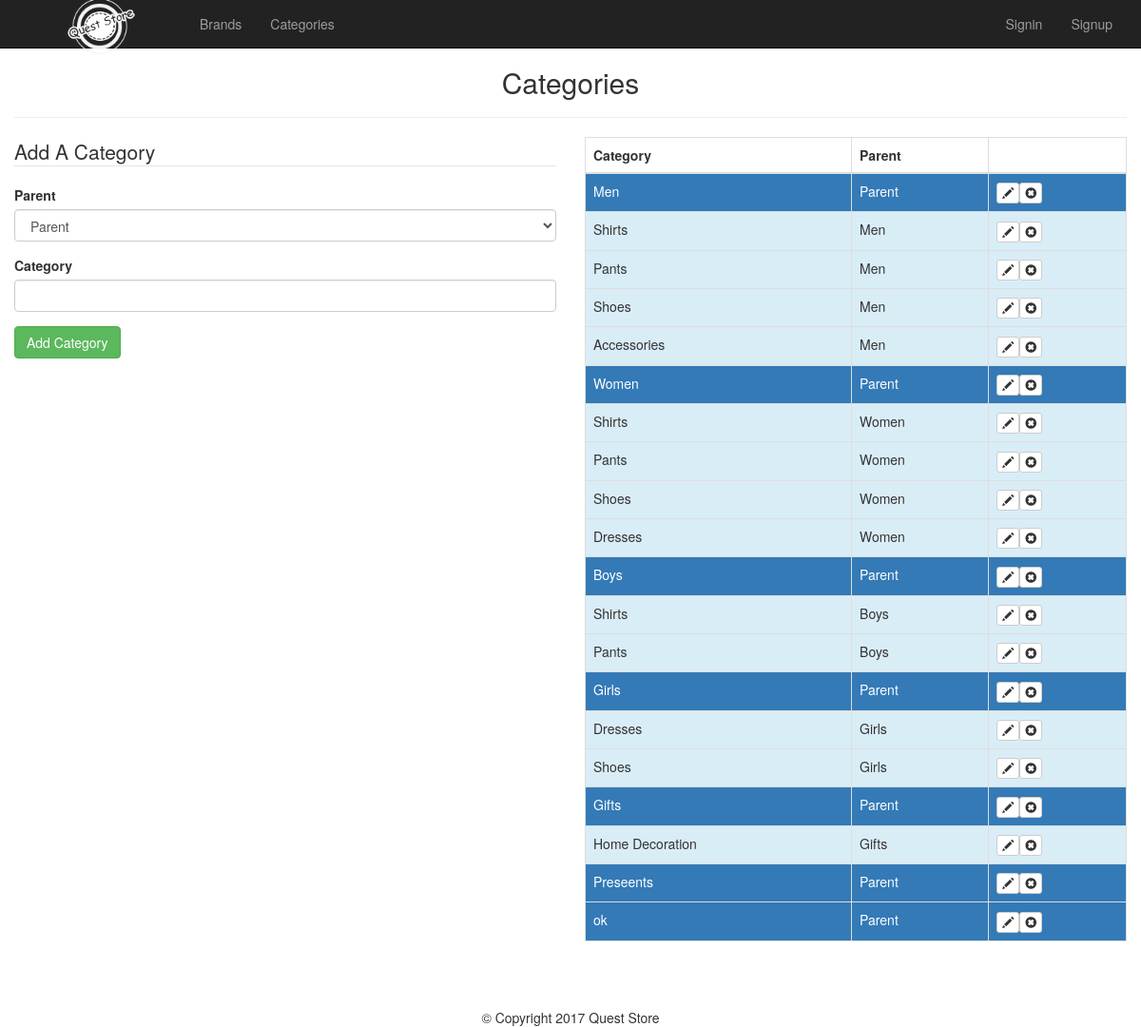
The app's page /admin/categories.php with its own data.
### tables this page shows
CREATE TABLE `categories` (
  `id` int(11) NOT NULL,
  `category` varchar(255) NOT NULL,
  `parent` int(11) NOT NULL DEFAULT '0'
);

### admin/categories.php (the view, shortened to what this page needs)
<?php
require_once $_SERVER['DOCUMENT_ROOT'].'/ecommerce/core/init.php';
include 'includes/head.php';
include 'includes/navigation.php';
        $display = err($errors); ?>
<h2 class="text-center">Categories</h2><hr>
<div class="row">
    <div class="col-md-6">
       <form class="form" action="categories.php" method="post">
            <div class="form-group">
                <legend>Add A Category</legend>
                <label for="parent">Parent</label>
                <select class="form-control" name="parent" id="parent">
                    <option value="0">Parent</option>
                </select>
            </div>
           <div class="form-group">
               <label for="category">Category</label>
               <input type="text" class="form-control" id="category" name="category">
           </div>
           <div class="form-group">
               <input type="submit" value="Add Category" class="btn btn-success">
           </div>
       </form>
    </div>
    <div class="col-md-6">
        <table class="table table-bordered">
            <thead>
            <th>Category</th>
            <th>Parent</th>
            <th></th>
            </thead>
            <tbody>
            <?php
            $sql = "SELECT * FROM categories WHERE parent = 0";
            $result = $db->query($sql);
            while ($parent = mysqli_fetch_assoc($result)){
                $parent_id = (int)$parent['id'];
                $sql2 = "SELECT * FROM categories WHERE parent = '$parent_id'";
                $cresult = $db->query($sql2);
                ?>
            <tr class ="bg-primary">
                <td><?php echo $parent['category'];?></td>
                <td>Parent</td>
                <td>
                    <a href="categories.php?edit=<?=$parent['id']?>" class="btn btn-xs btn-default"><span class="glyphicon glyphicon-pencil" </a>
                    <a href="categories.php?delete=<?=$parent['id']?>" class="btn btn-xs btn-default"><span class="glyphicon glyphicon-remove-sign" </a>
                </td>
            </tr>
                <?php while($child = mysqli_fetch_assoc($cresult)){?>
                    <tr class ="bg-info">
                        <td><?php echo $child['category'];?></td>
                        <td><?=$parent['category'];?></td>
                        <td>
                            <a href="categories.php?edit=<?=$child['id']?>" class="btn btn-xs btn-default"><span class="glyphicon glyphicon-pencil" </a>
                            <a href="categories.php?delete=<?=$child['id']?>" class="btn btn-xs btn-default"><span class="glyphicon glyphicon-remove-sign" </a>
                        </td>
                    </tr>
                    <?php }?>
            <?php }?>
            </tbody>
        </table>
    </div>
</div>
<?php include 'includes/footer.php';
?>

### css/main.css (style rules this page uses)
body { padding-top: 50px; }

### records on screen
categories: category "Men"
categories: category "Shirts"
categories: category "Pants"
categories: category "Shoes"
categories: category "Accessories"
categories: category "Women"
categories: category "Shirts"
categories: category "Pants"
categories: category "Shoes"
categories: category "Dresses"
categories: category "Boys"
categories: category "Shirts"
categories: category "Pants"
categories: category "Girls"
categories: category "Dresses"
categories: category "Shoes"
categories: category "Gifts"
categories: category "Home Decoration"
categories: category "Preseents"
categories: category "ok"
